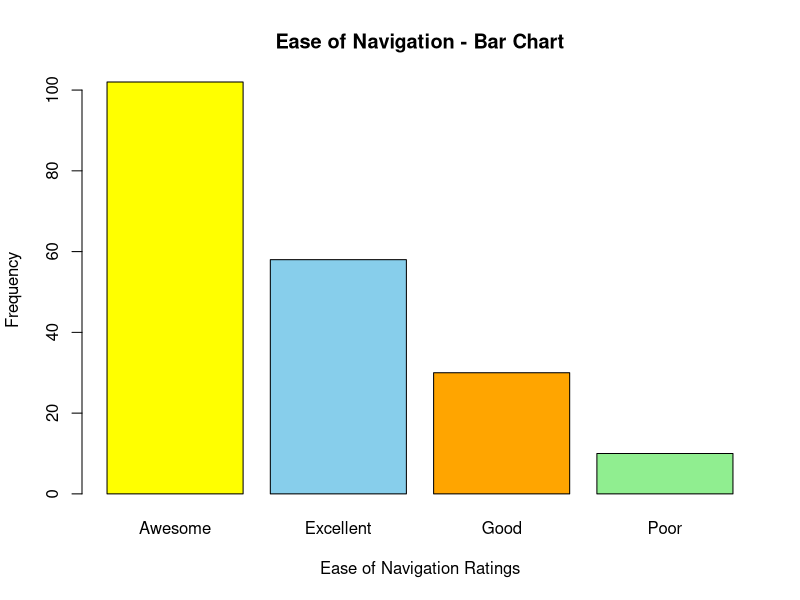
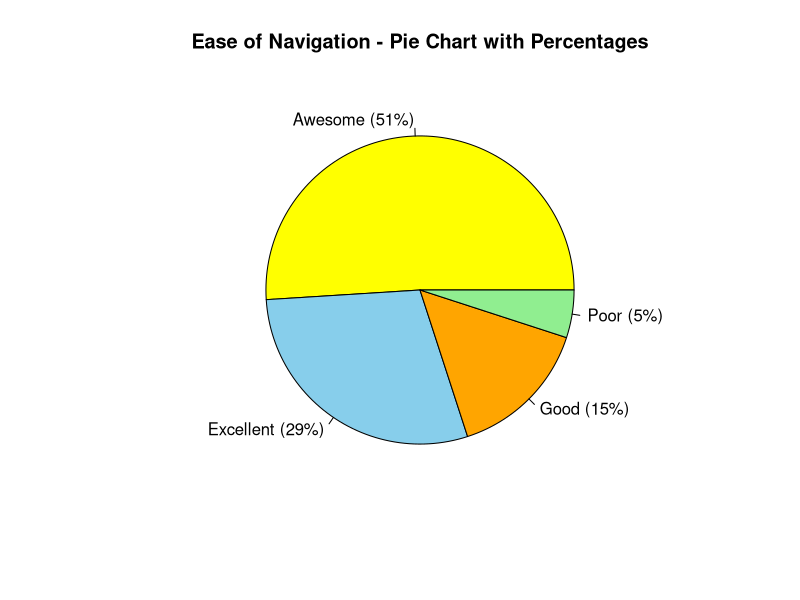

These charts were generated, in order, by the following R code:
#Page No.23
ratings<-c("Awesome", "Excellent", "Good", "Poor")
frequency<-c(102, 58, 30, 10)

percentages<-(frequency/sum(frequency))*100

cat("The ease of navigation is measured on an ordinal scale, ranked from 'Poor' to 'Awesome'.\n")

barplot(frequency,names.arg=ratings,col=c("yellow", "skyblue", "orange", "lightgreen"),main="Ease of Navigation - Bar Chart",ylab="Frequency",xlab="Ease of Navigation Ratings")

labels_with_percentages <- paste0(ratings, " (", round(percentages, 1), "%)")
pie(frequency,labels=labels_with_percentages,col=c("yellow", "skyblue", "orange", "lightgreen"),main="Ease of Navigation - Pie Chart with Percentages")
